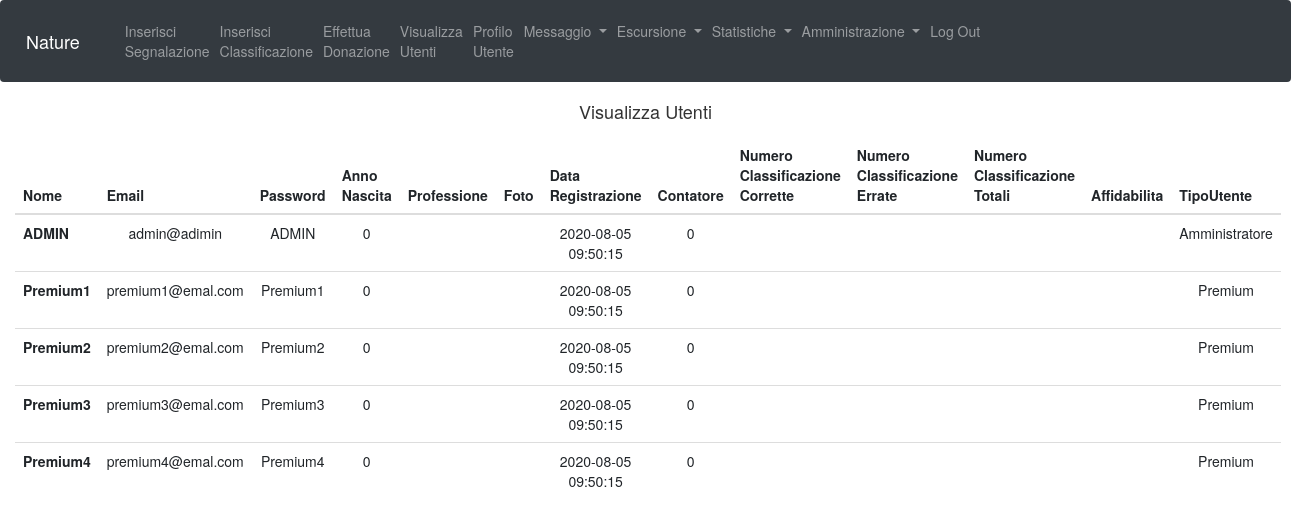
The page /utenti.php on the database its author committed.
### tables this page shows
CREATE TABLE UTENTE(
  Nome VARCHAR(50) PRIMARY KEY,
  Email VARCHAR(50) NOT NULL,
  Password VARCHAR(50) NOT NULL,
  AnnoNascita INTEGER(4) NOT NULL,
  Professione VARCHAR(50) NOT NULL,
  Foto mediumblob,
  DataRegistrazione TIMESTAMP DEFAULT CURRENT_TIMESTAMP,
  Contatore INTEGER DEFAULT 0,
  N_Classificazione_Corrette INTEGER,
  N_Classificazione_Errate INTEGER,
  N_Classificazione_Totali INTEGER,
  Affidabilita FLOAT,
  TipoUtente enum("Semplice","Premium","Amministratore") DEFAULT "Semplice"
  );

### utenti.php (the view, shortened to what this page needs)
<?php
$link = mysqli_connect("localhost", "root", "", "nature");
?>
<!DOCTYPE html>
<html>
<head>
  <link rel="stylesheet" href="https://cdnjs.cloudflare.com/ajax/libs/font-awesome/5.8.2/css/all.css" />
  <link rel="stylesheet" href="https://stackpath.bootstrapcdn.com/bootstrap/4.3.1/css/bootstrap.min.css">
  <link rel="stylesheet" href="https://stackpath.bootstrapcdn.com/bootstrap/4.3.1/css/bootstrap.min.css">
  <link rel="stylesheet" href="https://maxcdn.bootstrapcdn.com/bootstrap/3.4.1/css/bootstrap.min.css">
</head>
<body>
  <?php require_once("header.php"); ?>
  <form class="text-center">
    <p class="h4 mb-4">Visualizza Utenti</p>
    <div class="form-group">
      <div class="col md-6">
        <table class="table">
          <thead>
            <tr>
              <th scope="col">Nome</th>
              <th scope="col">Email</th>
              <th scope="col">Password</th>
              <th scope="col">Anno <br>Nascita</th>
              <th scope="col">Professione</th>
              <th scope="col">Foto</th>
              <th scope="col">Data <br>Registrazione</th>
              <th scope="col">Contatore</th>
              <th scope="col">Numero Classificazione <br> Corrette</th>
              <th scope="col">Numero Classificazione <br>Errate</th>
              <th scope="col">Numero Classificazione <br> Totali</th>
              <th scope="col">Affidabilita</th>
              <th scope="col">TipoUtente</th>
            </tr>
          </thead>
          <tbody>
            <?php
            $sql = "SELECT * FROM Utente";
            $result = mysqli_query($link, $sql);
            while ($riga = mysqli_fetch_array($result)) {
              echo "<tr>
                <th scope='row'>" . $riga['Nome'] . "</th> <td>  " . $riga['Email'] . "</td><td> " . $riga['Password'] . "</td><td> " . $riga['AnnoNascita'] . "</td><td> " . $riga['Professione'] . "</td><td> " . $riga['Foto'] . "</td><td> " . $riga['DataRegistrazione'] . "</td><td>" . $riga['Contatore'] . "</td><td>" . $riga['N_Classificazione_Corrette'] . "</td><td>" . $riga['N_Classificazione_Errate'] . "</td><td>" . $riga['N_Classificazione_Totali'] . "</td><td>" . $riga['Affidabilita'] . "</td><td>" . $riga['TipoUtente'] . "</th></tr>";
            }
            ?>
          </tbody>
      </div>
    </div>
  </form>
</body>
</html>

### header.php (shortened to what this page needs)
<nav class="navbar fixed-top navbar-expand-lg navbar-dark bg-dark">
<a class="navbar-brand" href="home.php">Nature</a>
<div class="collapse navbar-collapse" id="navbarSupportedContent">
  <ul class="navbar-nav">
    <li class="nav-item">
      <a class="nav-link" href="segnalazione.php">Inserisci <br>Segnalazione </a>
    </li>
    <li class="nav-item">
      <a class="nav-link" href="classificazione.php">Inserisci <br> Classificazione </a>
    </li>
    <li class="nav-item">
      <a class="nav-link" href="donazione.php">Effettua  <br> Donazione </a>
    </li>
    <li class="nav-item">
      <a class="nav-link" href="utenti.php">Visualizza <br> Utenti </a>
    </li>
    <li class="nav-item">
      <a class="nav-link" href="profilo.php">Profilo <br> Utente </a>
    </li>
    <li class="nav-item dropdown">
      <a class="nav-link dropdown-toggle" id="navbarDropdown" role="button" data-toggle="dropdown" aria-haspopup="true" aria-expanded="false">
        Messaggio
      </a>
    </li>
    <li class="nav-item dropdown">
      <a class="nav-link dropdown-toggle" id="navbarDropdown" role="button" data-toggle="dropdown" aria-haspopup="true" aria-expanded="false">
        Escursione
      </a>
    </li>
    <li class="nav-item dropdown">
      <a class="nav-link dropdown-toggle" id="navbarDropdown" role="button" data-toggle="dropdown" aria-haspopup="true" aria-expanded="false">
        Statistiche
      </a>
    </li>
    <li class="nav-item dropdown">
      <a class="nav-link dropdown-toggle" id="navbarDropdown" role="button" data-toggle="dropdown" aria-haspopup="true" aria-expanded="false">
        Amministrazione
      </a>
    </li>
    <li class="nav-item">
      <a class="nav-link"  href="logout.php"> Log Out </a>
    </li>
  </ul>
</div>
</nav>

### rows shown on the page
utente: Nome "ADMIN", Email "admin@adimin", Password "ADMIN", AnnoNascita "0", DataRegistrazione "2020-08-05 09:50:15", Contatore "0", TipoUtente "Amministratore"
utente: Nome "Premium1", Email "premium1@emal.com", Password "Premium1", AnnoNascita "0", DataRegistrazione "2020-08-05 09:50:15", Contatore "0", TipoUtente "Premium"
utente: Nome "Premium2", Email "premium2@emal.com", Password "Premium2", AnnoNascita "0", DataRegistrazione "2020-08-05 09:50:15", Contatore "0", TipoUtente "Premium"
utente: Nome "Premium3", Email "premium3@emal.com", Password "Premium3", AnnoNascita "0", DataRegistrazione "2020-08-05 09:50:15", Contatore "0", TipoUtente "Premium"
utente: Nome "Premium4", Email "premium4@emal.com", Password "Premium4", AnnoNascita "0", DataRegistrazione "2020-08-05 09:50:15", Contatore "0", TipoUtente "Premium"
